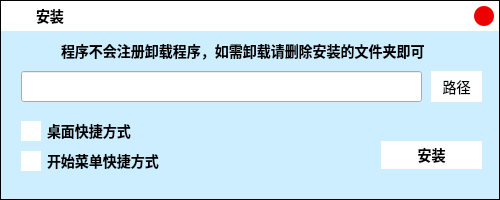
<?xml version="1.0" encoding="UTF-8"?>
<ui version="4.0">
 <class>InstallUiClass</class>
 <widget class="QDialog" name="InstallUiClass">
  <property name="geometry">
   <rect>
    <x>0</x>
    <y>0</y>
    <width>500</width>
    <height>200</height>
   </rect>
  </property>
  <property name="minimumSize">
   <size>
    <width>500</width>
    <height>200</height>
   </size>
  </property>
  <property name="maximumSize">
   <size>
    <width>500</width>
    <height>200</height>
   </size>
  </property>
  <property name="windowTitle">
   <string>Dialog</string>
  </property>
  <property name="styleSheet">
   <string notr="true">*{font-family:&quot;Microsoft YaHei&quot;;font-size:14px;}
#InstallUiClass{background-color:#CEF;border:1px solid black;}</string>
  </property>
  <layout class="QVBoxLayout" name="verticalLayout">
   <property name="spacing">
    <number>0</number>
   </property>
   <property name="leftMargin">
    <number>1</number>
   </property>
   <property name="topMargin">
    <number>1</number>
   </property>
   <property name="rightMargin">
    <number>1</number>
   </property>
   <property name="bottomMargin">
    <number>1</number>
   </property>
   <item>
    <widget class="QWidget" name="title" native="true">
     <property name="minimumSize">
      <size>
       <width>0</width>
       <height>30</height>
      </size>
     </property>
     <property name="maximumSize">
      <size>
       <width>16777215</width>
       <height>30</height>
      </size>
     </property>
     <property name="styleSheet">
      <string notr="true">*{font-size:14px;}
#title{background-color:white;}</string>
     </property>
     <layout class="QHBoxLayout" name="horizontalLayout">
      <property name="spacing">
       <number>10</number>
      </property>
      <property name="leftMargin">
       <number>5</number>
      </property>
      <property name="topMargin">
       <number>5</number>
      </property>
      <property name="rightMargin">
       <number>5</number>
      </property>
      <property name="bottomMargin">
       <number>5</number>
      </property>
      <item>
       <widget class="QLabel" name="lbIcon">
        <property name="sizePolicy">
         <sizepolicy hsizetype="Fixed" vsizetype="Fixed">
          <horstretch>0</horstretch>
          <verstretch>0</verstretch>
         </sizepolicy>
        </property>
        <property name="minimumSize">
         <size>
          <width>20</width>
          <height>20</height>
         </size>
        </property>
        <property name="mouseTracking">
         <bool>true</bool>
        </property>
        <property name="styleSheet">
         <string notr="true">background:none;border-image:url(:/icon.png);</string>
        </property>
        <property name="text">
         <string/>
        </property>
       </widget>
      </item>
      <item>
       <widget class="QLabel" name="lbTitle">
        <property name="sizePolicy">
         <sizepolicy hsizetype="Preferred" vsizetype="Fixed">
          <horstretch>0</horstretch>
          <verstretch>0</verstretch>
         </sizepolicy>
        </property>
        <property name="maximumSize">
         <size>
          <width>16777215</width>
          <height>20</height>
         </size>
        </property>
        <property name="font">
         <font>
          <family>Microsoft YaHei</family>
          <pointsize>-1</pointsize>
          <weight>75</weight>
          <bold>true</bold>
         </font>
        </property>
        <property name="mouseTracking">
         <bool>true</bool>
        </property>
        <property name="styleSheet">
         <string notr="true">background:none;font-family:&quot;Microsoft YaHei&quot;;
font-size:14px;</string>
        </property>
        <property name="text">
         <string>安装</string>
        </property>
       </widget>
      </item>
      <item>
       <spacer name="titleSpacer">
        <property name="orientation">
         <enum>Qt::Horizontal</enum>
        </property>
        <property name="sizeHint" stdset="0">
         <size>
          <width>0</width>
          <height>0</height>
         </size>
        </property>
       </spacer>
      </item>
      <item>
       <widget class="QPushButton" name="bnClose">
        <property name="sizePolicy">
         <sizepolicy hsizetype="Fixed" vsizetype="Fixed">
          <horstretch>30</horstretch>
          <verstretch>20</verstretch>
         </sizepolicy>
        </property>
        <property name="minimumSize">
         <size>
          <width>20</width>
          <height>20</height>
         </size>
        </property>
        <property name="focusPolicy">
         <enum>Qt::ClickFocus</enum>
        </property>
        <property name="toolTip">
         <string>关闭</string>
        </property>
        <property name="styleSheet">
         <string notr="true">QPushButton{background-color:#E00;width:20px;height:20px;border-radius:10px;}
QPushButton:hover{background-color:#C00;}</string>
        </property>
        <property name="text">
         <string/>
        </property>
       </widget>
      </item>
     </layout>
    </widget>
   </item>
   <item>
    <widget class="QWidget" name="widget" native="true">
     <widget class="QPushButton" name="bnInstall">
      <property name="geometry">
       <rect>
        <x>380</x>
        <y>110</y>
        <width>101</width>
        <height>28</height>
       </rect>
      </property>
      <property name="sizePolicy">
       <sizepolicy hsizetype="Fixed" vsizetype="Fixed">
        <horstretch>0</horstretch>
        <verstretch>0</verstretch>
       </sizepolicy>
      </property>
      <property name="font">
       <font>
        <family>Microsoft YaHei</family>
        <pointsize>-1</pointsize>
        <weight>75</weight>
        <bold>true</bold>
       </font>
      </property>
      <property name="styleSheet">
       <string notr="true">QPushButton{background-color:white;border:none;}
QPushButton:hover{background-color:#EEF;border:1px solid #88F;}</string>
      </property>
      <property name="text">
       <string>安装</string>
      </property>
     </widget>
     <widget class="QLabel" name="lbTip">
      <property name="geometry">
       <rect>
        <x>60</x>
        <y>10</y>
        <width>371</width>
        <height>20</height>
       </rect>
      </property>
      <property name="sizePolicy">
       <sizepolicy hsizetype="Preferred" vsizetype="Fixed">
        <horstretch>0</horstretch>
        <verstretch>0</verstretch>
       </sizepolicy>
      </property>
      <property name="maximumSize">
       <size>
        <width>16777215</width>
        <height>20</height>
       </size>
      </property>
      <property name="font">
       <font>
        <family>Microsoft YaHei</family>
        <pointsize>-1</pointsize>
        <weight>75</weight>
        <bold>true</bold>
       </font>
      </property>
      <property name="mouseTracking">
       <bool>true</bool>
      </property>
      <property name="styleSheet">
       <string notr="true">background:none;font-family:&quot;Microsoft YaHei&quot;;
font-size:14px;</string>
      </property>
      <property name="text">
       <string>程序不会注册卸载程序，如需卸载请删除安装的文件夹即可</string>
      </property>
     </widget>
     <widget class="QLineEdit" name="etPath">
      <property name="geometry">
       <rect>
        <x>20</x>
        <y>40</y>
        <width>401</width>
        <height>31</height>
       </rect>
      </property>
      <property name="styleSheet">
       <string notr="true">font-size:12px;</string>
      </property>
     </widget>
     <widget class="QPushButton" name="bnPath">
      <property name="geometry">
       <rect>
        <x>430</x>
        <y>40</y>
        <width>51</width>
        <height>31</height>
       </rect>
      </property>
      <property name="sizePolicy">
       <sizepolicy hsizetype="Preferred" vsizetype="Preferred">
        <horstretch>0</horstretch>
        <verstretch>0</verstretch>
       </sizepolicy>
      </property>
      <property name="styleSheet">
       <string notr="true">QPushButton{background-color:white;border:none;}
QPushButton:hover{background-color:#EEF;border:1px solid #88F;}</string>
      </property>
      <property name="text">
       <string>路径</string>
      </property>
     </widget>
     <widget class="QCheckBox" name="ckDesktop">
      <property name="geometry">
       <rect>
        <x>20</x>
        <y>90</y>
        <width>139</width>
        <height>20</height>
       </rect>
      </property>
      <property name="font">
       <font>
        <family>Microsoft YaHei</family>
        <pointsize>-1</pointsize>
        <weight>75</weight>
        <bold>true</bold>
       </font>
      </property>
      <property name="layoutDirection">
       <enum>Qt::LeftToRight</enum>
      </property>
      <property name="styleSheet">
       <string notr="true">QCheckBox::indicator{background-color:#FFF;width:20px;height:20px;}
QCheckBox::indicator:checked{background-color:#888;}</string>
      </property>
      <property name="text">
       <string>桌面快捷方式</string>
      </property>
     </widget>
     <widget class="QCheckBox" name="ckStart">
      <property name="geometry">
       <rect>
        <x>20</x>
        <y>120</y>
        <width>139</width>
        <height>20</height>
       </rect>
      </property>
      <property name="font">
       <font>
        <family>Microsoft YaHei</family>
        <pointsize>-1</pointsize>
        <weight>75</weight>
        <bold>true</bold>
       </font>
      </property>
      <property name="layoutDirection">
       <enum>Qt::LeftToRight</enum>
      </property>
      <property name="styleSheet">
       <string notr="true">QCheckBox::indicator{background-color:#FFF;width:20px;height:20px;}
QCheckBox::indicator:checked{background-color:#888;}</string>
      </property>
      <property name="text">
       <string>开始菜单快捷方式</string>
      </property>
     </widget>
    </widget>
   </item>
  </layout>
 </widget>
 <resources>
  <include location="../.res/QuickInput.qrc"/>
 </resources>
 <connections/>
</ui>
